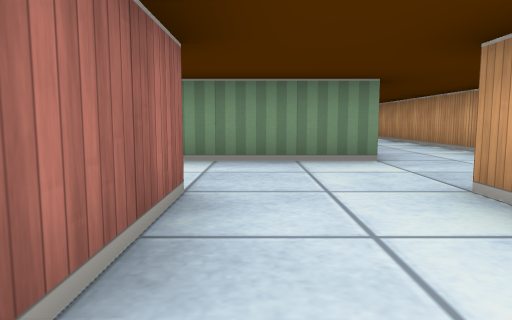
[1] (above)

24 first-person views from a walk through a cub3D maze. The camera is about half as high as the walls, tilts 6° down and sees 70° across. The floor is counted in squares. Each view is taken from the middle of a square. On the plan, view 1 faces up. The plan holds only what a view shows up to about 9 squares ahead; the rest is blank.

[2]
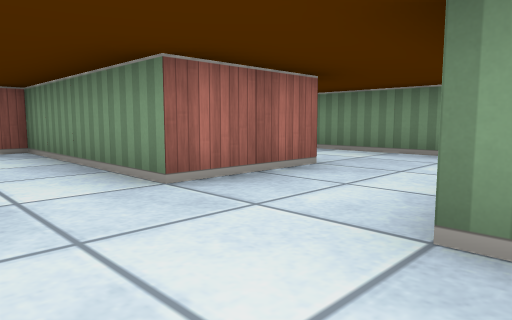

[3]
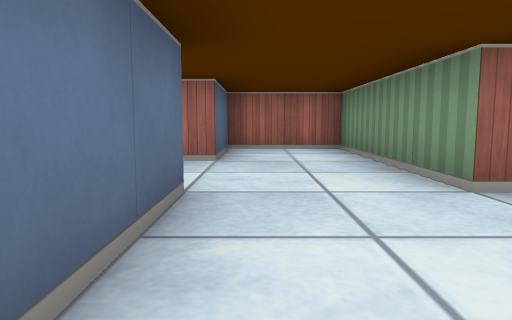

[4]
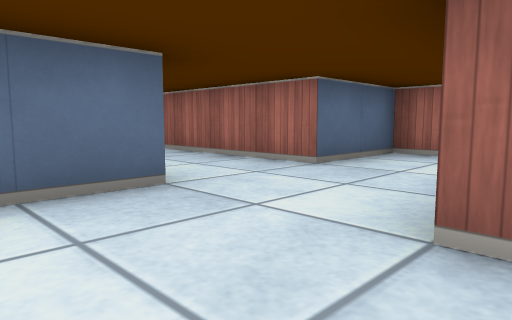

[5]
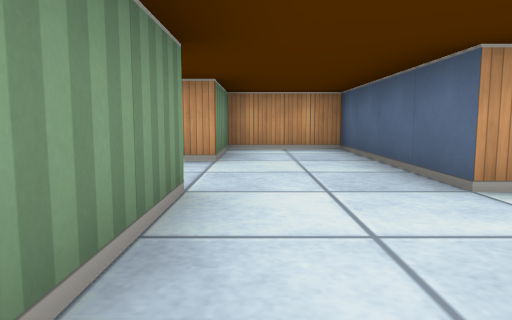

[6]
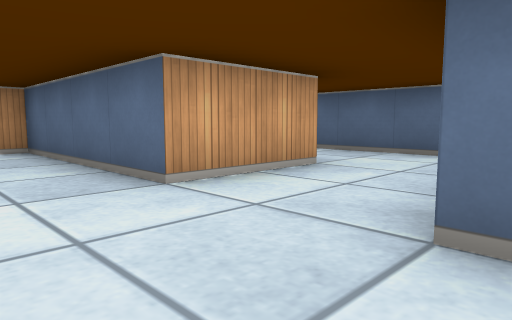

[7]
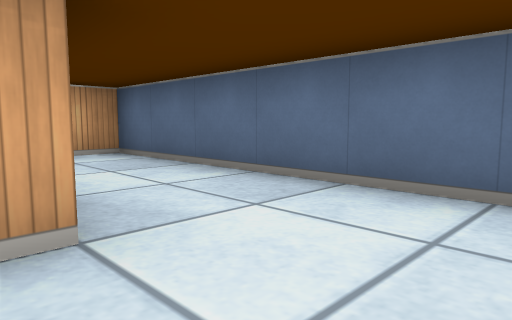

[8]
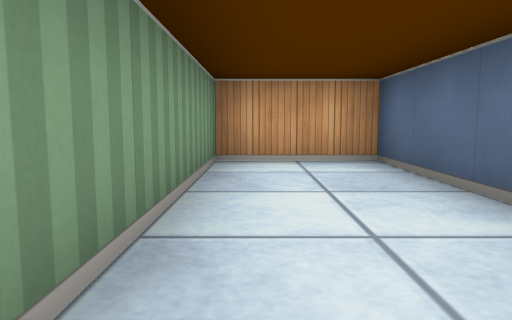

[9]
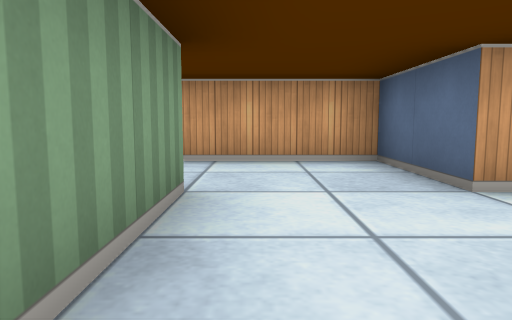

[10]
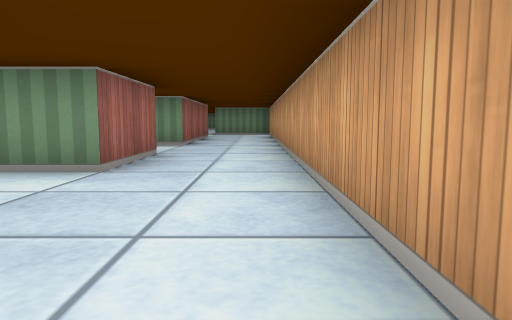

[11]
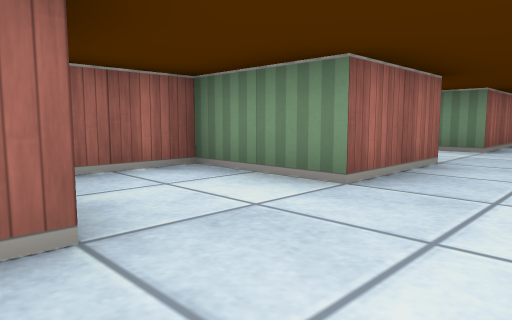

[12]
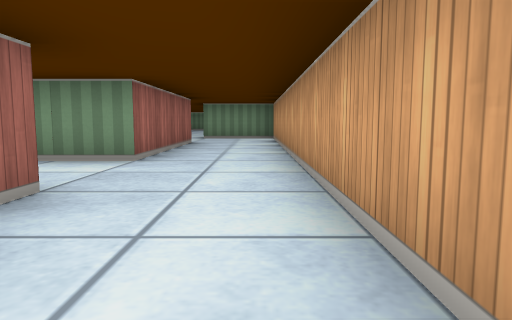

[13]
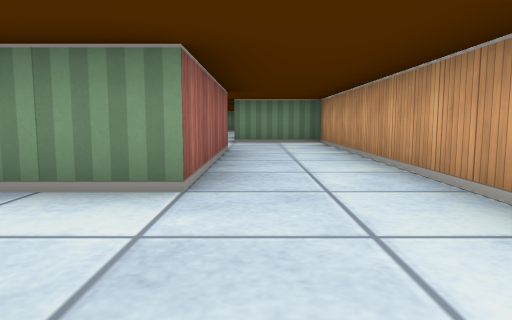

[14]
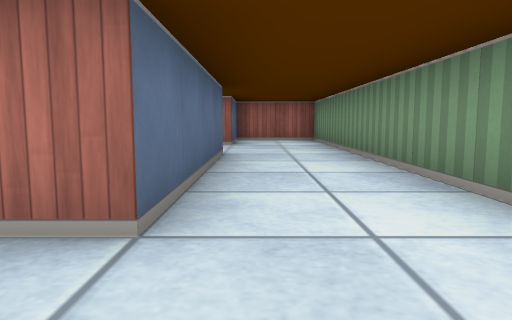

[15]
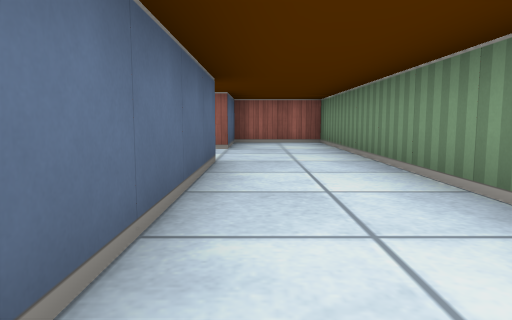

[16]
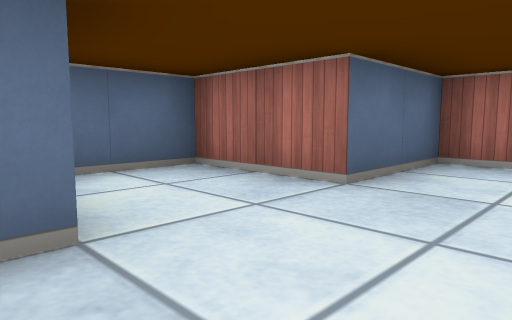

[17]
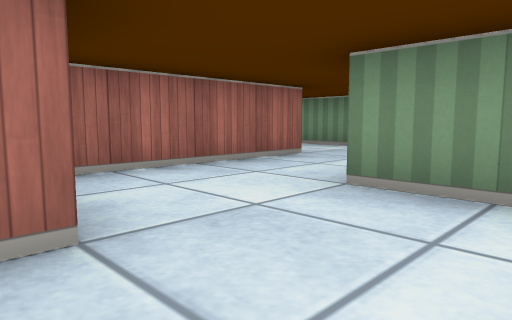

[18]
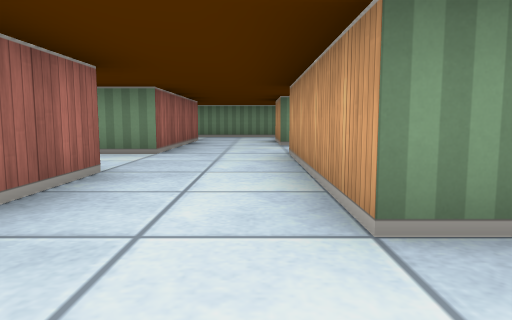

[19]
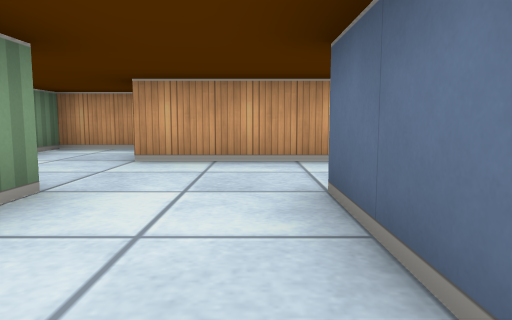

[20]
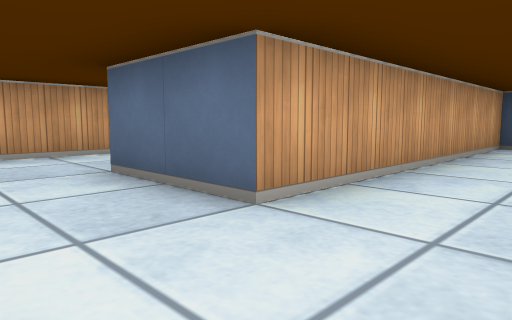

[21]
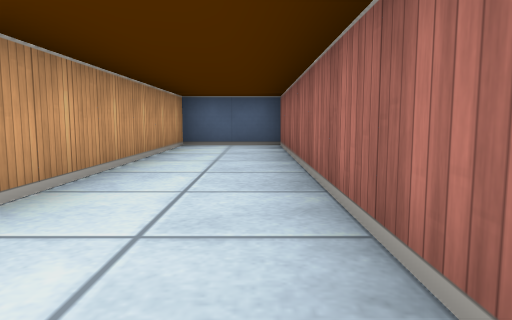

[22]
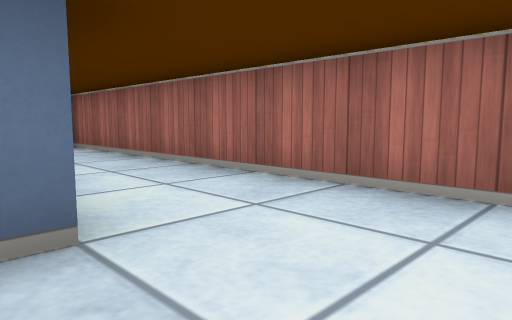

[23]
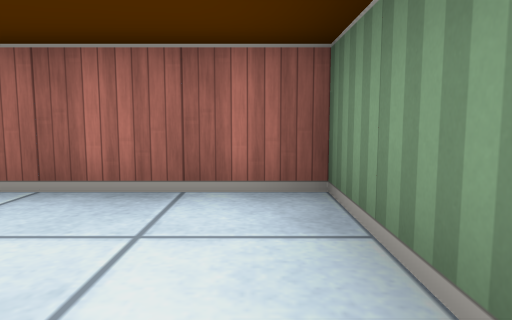

[24]
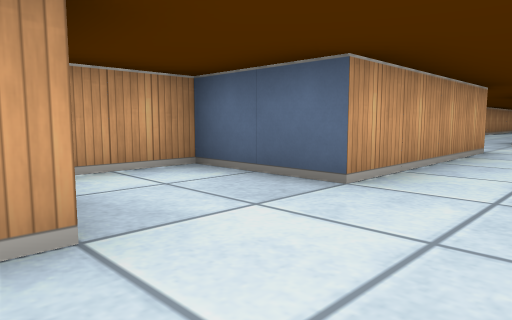

### Floor plan
Ten units are one square. View 1 is at (0, 0); x grows to the right and y downward. Boxes are objects, and circles mark ways between rooms. Rooms are numbered by the first view taken in them; rooms with no view inside come last. Other rooms are left out.
<svg viewBox="-70 -275 110 335">
<path fill="none" stroke="#000" d="M-5 -5 -45 -5 -45 15 -25 15 -25 34M-5 35 -5 15 35 15 35 -5 15 -5M-5 -26 -5 -5M16 -45 -20 -45M15 -5 15 -25 35 -25 35 -45M-16 55 35 55 35 35 -5 35M-25 34 -25 49M15 -66 15 -61M15 -105 15 -85 -5 -85 -5 -71M35 -45 35 -105M-26 -105 15 -105M35 -105 35 -185 15 -185 15 -205M15 -166 15 -125 -65 -125 -65 -105 -45 -105 -45 -85 -31 -85M-5 -205 -5 -171M-25 -225 -45 -225 -45 -145 -25 -145 -25 -205M-5 -245 -5 -225 -25 -225M15 -205 15 -225 35 -225 35 -245 15 -245M-25 -205 -5 -205M-5 -260 -5 -245M15 -245 15 -258"/>
<circle cx="5" cy="-15" r="3" fill="#2a7"/>
<circle cx="-15" cy="25" r="3" fill="#2a7"/>
<circle cx="25" cy="-55" r="3" fill="#2a7"/>
<circle cx="25" cy="-95" r="3" fill="#2a7"/>
<circle cx="5" cy="-195" r="3" fill="#2a7"/>
<circle cx="-15" cy="-215" r="3" fill="#2a7"/>
<circle cx="5" cy="-255" r="3" fill="#2a7"/>
<text x="-10" y="10">1</text>
<text x="0" y="-30">2</text>
<text x="0" y="40">3</text>
<text x="20" y="-80">4</text>
<text x="0" y="-120">5</text>
<text x="-40" y="-190">6</text>
<text x="0" y="-230">7</text>
<text x="0" y="-270">8</text>
</svg>
Room 1 opens to room 2. Room 1 opens to room 3. Room 2 opens to room 4. Room 4 opens to room 5. Room 5 opens to room 7. Room 6 opens to room 7. Room 7 opens to room 8.

Where each view was taken, in squares from view 1:
view 1: 0 up, 0 right, facing up
view 2: 1 down, 2 right, facing up-left
view 3: 1 down, 2 right, facing left
view 4: 1 up, 1 right, facing down-left
view 5: 0 up, 3 left, facing right
view 6: 0 up, 3 left, facing down-right
view 7: 3 down, 2 left, facing down-right
view 8: 4 down, 1 left, facing right
view 9: 4 up, 1 left, facing right
view 10: 5 up, 3 right, facing up
view 11: 6 up, 3 right, facing up-left
view 12: 8 up, 3 right, facing up
view 13: 10 up, 2 right, facing up
view 14: 11 up, 3 right, facing left
view 15: 11 up, 2 right, facing left
view 16: 12 up, 2 left, facing down-left
view 17: 16 up, 3 right, facing up-left
view 18: 17 up, 1 right, facing up
view 19: 21 up, 3 left, facing right
view 20: 22 up, 4 left, facing down-right
view 21: 22 up, 4 left, facing down
view 22: 22 up, 2 left, facing down-left
view 23: 22 up, 2 left, facing left
view 24: 25 up, 0 right, facing down-right
